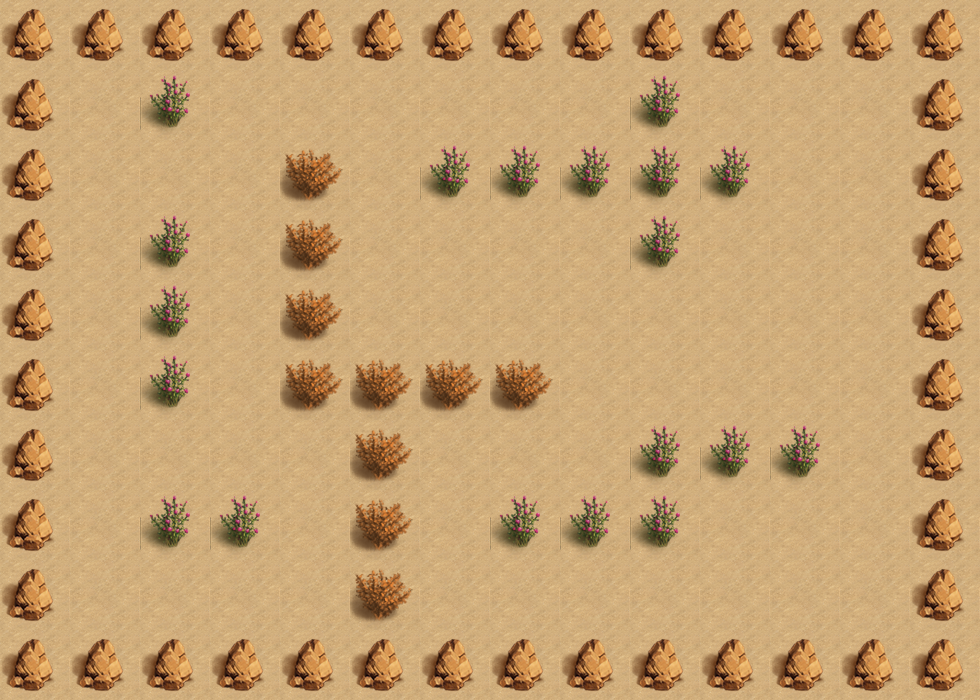

A level layout from a 2D game, rendered from its tile map. Below: a short description, then the map file with tile-grid data replaced by summaries:
An orthogonal 14x10 tile map with 70x70 px tiles, 2 tile layers (bgLayer, walkLayer) and 8 objects (2x monster_0, player, exit, key, box_3, ...).

<map version="1.0" orientation="orthogonal" renderorder="right-down" width="14" height="10" tilewidth="70" tileheight="70" nextobjectid="15">
 <tileset firstgid="1" name="map" tilewidth="70" tileheight="70" tilecount="4">
  <image source="map.png" width="140" height="140" />
 </tileset>
 <layer name="bgLayer" width="14" height="10">
  <data>[140 cells, 140 non-empty, 1 distinct tile ids]</data>
 </layer>
 <layer name="walkLayer" width="14" height="10">
  <data>[140 cells, 73 non-empty, 3 distinct tile ids]</data>
 </layer>
 <objectgroup name="object0">
  <object id="1" name="player" x="840" y="350" width="70" height="70">
   <properties>
    <property name="hp" value="130" />
    <property name="lv" value="3" />
    <property name="speed" value="100" />
   </properties>
  </object>
 </objectgroup>
 <objectgroup name="object1">
  <object id="3" name="exit" x="70" y="70" width="70" height="70" />
  <object id="4" name="key" x="700" y="70" width="70" height="70" />
 </objectgroup>
 <objectgroup name="object2">
  <object id="8" name="box_3" x="490" y="210" width="70" height="70" />
  <object id="9" name="box_1" x="280" y="560" width="70" height="70" />
  <object id="10" name="box_2" x="560" y="560" width="70" height="70" />
 </objectgroup>
 <objectgroup name="object4">
  <object id="13" name="monster_0" x="140" y="420" width="70" height="70">
   <properties>
    <property name="dirX" value="1" />
    <property name="dirY" value="0" />
    <property name="path" value="monster_0.png" />
    <property name="reverse" value="-1" />
    <property name="speed" value="100" />
   </properties>
  </object>
  <object id="14" name="monster_0" x="350" y="280" width="70" height="70">
   <properties>
    <property name="dirX" value="1" />
    <property name="dirY" value="0" />
    <property name="path" value="monster_0.png" />
    <property name="reverse" value="-1" />
    <property name="speed" value="100" />
   </properties>
  </object>
 </objectgroup>
</map>
